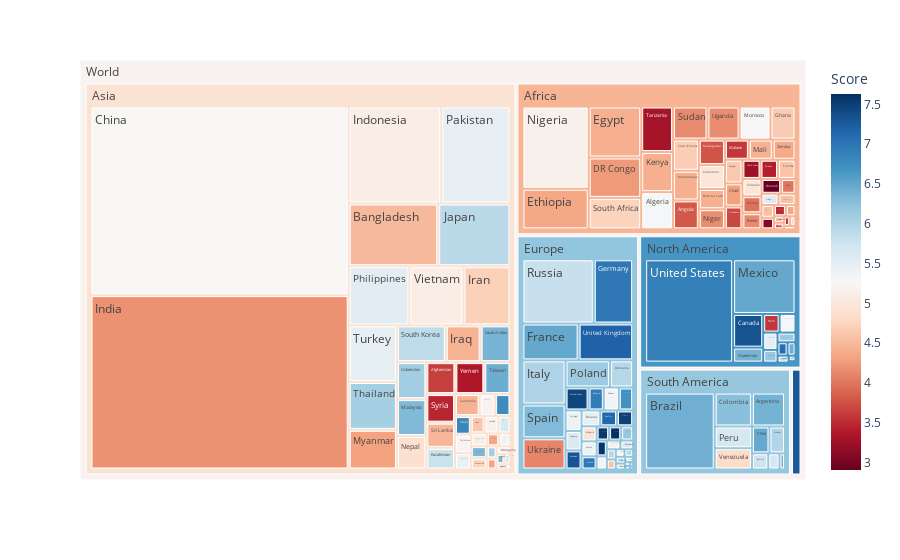

The code cell stored with this chart in its notebook:
### Code cell
fig = px.treemap(df18, path=[px.Constant('World'), "Continent", "Country/Region"], values="Population",
                  color='Score', hover_data=['alpha2'], color_continuous_scale=px.colors.sequential.RdBu)
fig.show()

### Figure 1 — Plotly figure (JSON) as saved in the notebook; plotly's stock layout.template omitted (floating-point values rounded to 4 significant figures; data arrays with more than 128 entries replaced by an {"elided": "..."} marker saying what was removed)
{"data": [{"branchvalues": "total", "customdata": {"elided": "162x2 mixed values"}, "domain": {"x": [0, 1], "y": [0, 1]}, "hovertemplate": "labels=%{label}<br>Population=%{value}<br>parent=%{parent}<br>id=%{id}<br>alpha2=%{customdata[0]}<br>Score=%{color}<extra></extra>", "ids": {"elided": "162 str values"}, "labels": {"elided": "162 str values"}, "marker": {"coloraxis": "coloraxis", "colors": {"elided": "162 float values"}}, "name": "", "parents": {"elided": "162 str values"}, "type": "treemap", "values": {"elided": "162 int values"}}], "layout": {"coloraxis": {"colorbar": {"title": {"text": "Score"}}, "colorscale": [[0, "rgb(103,0,31)"], [0.1, "rgb(178,24,43)"], [0.2, "rgb(214,96,77)"], [0.3, "rgb(244,165,130)"], [0.4, "rgb(253,219,199)"], [0.5, "rgb(247,247,247)"], [0.6, "rgb(209,229,240)"], [0.7, "rgb(146,197,222)"], [0.8, "rgb(67,147,195)"], [0.9, "rgb(33,102,172)"], [1, "rgb(5,48,97)"]]}, "legend": {"tracegroupgap": 0}, "margin": {"t": 60}}}
